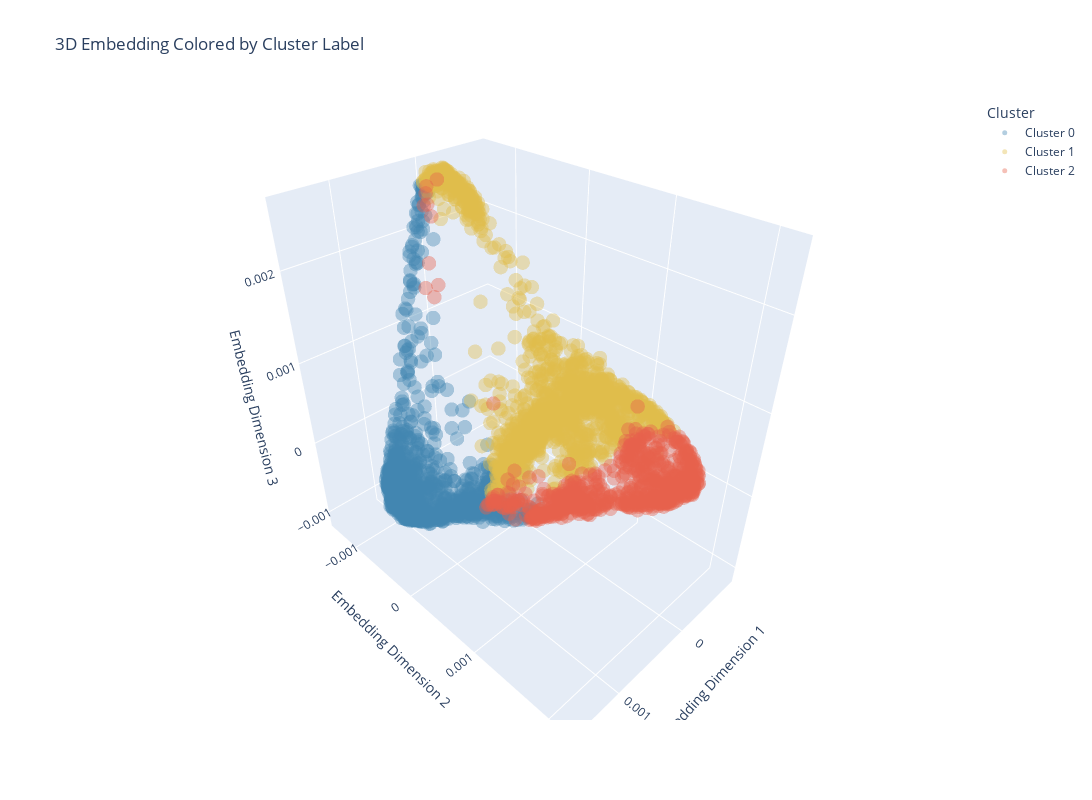

Here is the notebook cell this chart was saved with:
### Markdown cell above
### 3D

### Code cell
reduced_emb = dim_reduction(n_dimensions=3, n_jobs=-1).fit_transform(subgraphs_emb)

fig = go.Figure()

unique_labels = np.unique(clusters)
colors = plt.cm.tab20(np.linspace(0, 1, len(unique_labels)))  # You can also use 'tab10', 'Set3', etc.

for i, label in enumerate(unique_labels):
    idx = clusters == label
    custom_colors = ["#4286B1", "#E0BD4B", "#E7614C"]  # Your custom colors
    
    fig.add_trace(go.Scatter3d(
        x=reduced_emb[idx, 0],
        y=reduced_emb[idx, 1],
        z=reduced_emb[idx, 2],
        mode='markers',
        marker=dict(
            size=5,
            color=custom_colors[i % len(custom_colors)],  # Cycle through custom colors
            opacity=0.4,
        ),
        name=f'Cluster {label}'
    ))

# Set layout
fig.update_layout(
    title="3D Embedding Colored by Cluster Label",
    scene=dict(
        xaxis_title="Embedding Dimension 1",
        yaxis_title="Embedding Dimension 2",
        zaxis_title="Embedding Dimension 3"
    ),
    width=1200,
    height=800,
    legend_title_text='Cluster'
)

fig.show()

### Figure 1 — Plotly figure (JSON) as saved in the notebook; plotly's stock layout.template omitted (floating-point values rounded to 4 significant figures; data arrays with more than 128 entries replaced by an {"elided": "..."} marker saying what was removed)
{"data": [{"marker": {"color": "#4286B1", "opacity": 0.4, "size": 5}, "mode": "markers", "name": "Cluster 0", "type": "scatter3d", "x": {"elided": "1148 float values"}, "y": {"elided": "1148 float values"}, "z": {"elided": "1148 float values"}}, {"marker": {"color": "#E0BD4B", "opacity": 0.4, "size": 5}, "mode": "markers", "name": "Cluster 1", "type": "scatter3d", "x": {"elided": "2046 float values"}, "y": {"elided": "2046 float values"}, "z": {"elided": "2046 float values"}}, {"marker": {"color": "#E7614C", "opacity": 0.4, "size": 5}, "mode": "markers", "name": "Cluster 2", "type": "scatter3d", "x": {"elided": "743 float values"}, "y": {"elided": "743 float values"}, "z": {"elided": "743 float values"}}], "layout": {"height": 800, "legend": {"title": {"text": "Cluster"}}, "scene": {"xaxis": {"title": {"text": "Embedding Dimension 1"}}, "yaxis": {"title": {"text": "Embedding Dimension 2"}}, "zaxis": {"title": {"text": "Embedding Dimension 3"}}}, "title": {"text": "3D Embedding Colored by Cluster Label"}, "width": 1200}}
